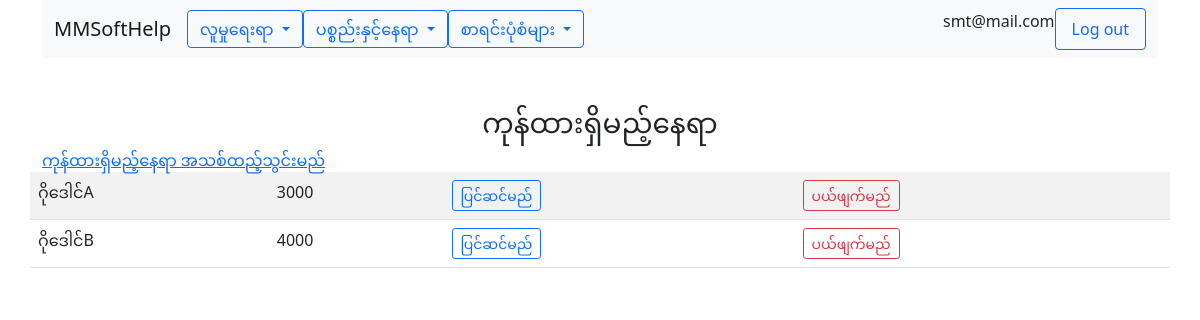
The app's page /location/index.php (signed in) with its own data.
### tables this page shows
CREATE TABLE `users` (
  `id` int(10) NOT NULL,
  `email` varchar(100) NOT NULL,
  `password` varchar(100) NOT NULL,
  `phone` varchar(25) NOT NULL,
  `address` varchar(250) NOT NULL,
  `com_id` int(10) NOT NULL,
  `role` varchar(25) NOT NULL
);

CREATE TABLE `companies` (
  `id` int(10) NOT NULL,
  `name` varchar(100) NOT NULL,
  `phone` varchar(15) NOT NULL,
  `address` varchar(250) NOT NULL
);

CREATE TABLE `items` (
  `id` int(10) NOT NULL,
  `name` varchar(100) NOT NULL,
  `cat_id` int(10) NOT NULL,
  `com_id` int(10) NOT NULL,
  `type` enum('item','place','unit','tin','kg','vis','pound','pay') NOT NULL,
  `qty` float NOT NULL,
  `unit_price` float NOT NULL,
  `updated_at` timestamp NOT NULL DEFAULT current_timestamp(),
  `updated_date` date NOT NULL DEFAULT current_timestamp()
);

### app/functions.php (called while the page is built, shortened)
<?php
function view($name, $model= ''){
    require(APP_PATH . "views/layout.view.php");
}
function is_user_authenticated() {
    return isset($_SESSION['email']);
}
function is_user_admin() {
    $user = UserData::get_user_by_email($_SESSION['email']);
    return $user->role == 'admin';
}
function get_user() {
    $user = UserData::get_user_by_email($_SESSION['email']);
    return $user;
}
function get_company_id() {
    $user = UserData::get_user_by_email($_SESSION['email']);
    return $user->com_id;
}
function get_company_name() {
    return CompanyData::get_company_by_id(get_company_id())->name;
}
?>

### location/index.php (called while the page is built, shortened)
<?php
$com_id = get_company_id();
$cat_id = CategoryData::get_category_by_name(location)->id;
$location = ItemData::get_locations($com_id, $cat_id);
view('location/index', $location);
?>

### app/company/mysqlcompanyprovider.class.php (called while the page is built, shortened)
<?php
class MySqlCompanyProvider extends CompanyProvider{
    public function get_company_by_id($com_id){
        $db = $this -> connect();
        $sql = 'SELECT * FROM companies WHERE id = :id';
        $smt = $db->prepare($sql);
        $smt -> execute([
            ':id' => $com_id,
        ]);
        $data = $smt->fetchAll(PDO::FETCH_CLASS,'Company');
        return $data[0];
    }
    private function connect(){
        try{
            return new PDO($this->source, CONFIG['db_user'], CONFIG['db_password']);
        }catch(PDOException $e){
            return null;
        }
    }
}
?>

### app/user/mysqluserprovider.class.php (called while the page is built, shortened)
<?php
class MySqlUserProvider extends UserProvider{
    public function get_user_by_email($email){
        $db = $this -> connect();
        $sql = 'SELECT * FROM users WHERE email = :email';
        $smt = $db->prepare($sql);
        $smt -> execute([
            ':email' => $email,
        ]);
        $data = $smt->fetchAll(PDO::FETCH_CLASS,'User');
        return $data[0];
    }
    private function connect(){
        try{
            return new PDO($this->source, CONFIG['db_user'], CONFIG['db_password']);
        }catch(PDOException $e){
            return null;
        }
    }
}
?>

### app/user/userdata.class.php (called while the page is built, shortened)
<?php
class UserData{
    static private $ds;
    static public function initialize(UserProvider $data_provider){
        return self::$ds = $data_provider;
    }
    static public function get_user_by_email($email){
        return self::$ds->get_user_by_email($email);
    }
}
?>

### app/company/companydata.class.php (called while the page is built, shortened)
<?php
class CompanyData{
    static private $ds;
    static public function initialize(CompanyProvider $data_provider){
        return self::$ds = $data_provider;
    }
    static public function get_company_by_id($com_id){
        return self::$ds->get_company_by_id($com_id);
    }
}
?>

### app/item/mysqlitemprovider.class.php (called while the page is built, shortened)
<?php
class MySqlItemProvider extends ItemProvider{
    public function get_locations($com_id, $cat_id){
        return $this -> query('SELECT * FROM items WHERE com_id = :com_id AND cat_id = :cat_id AND type = :type',
        [
            ':com_id' => $com_id,
            ':cat_id' => $cat_id,
            ':type' => "place"
        ]);
    }
    private function query($sql, $sql_params = []){
        $db = $this->connect();
        $query = null;
        if (empty($sql_params)){
            $query = $db->query($sql);
        }else{
            $query = $db-> prepare($sql);
            $query -> execute($sql_params);
        }
        $data = $query->fetchAll(PDO::FETCH_CLASS,'Item');
        return $data;
    }
    private function connect(){
        try{
            return new PDO($this->source, CONFIG['db_user'], CONFIG['db_password']);
        }catch(PDOException $e){
            return null;
        }
    }
}
?>

### app/item/itemdata.class.php (called while the page is built, shortened)
<?php
class ItemData{
    static private $ds;
    static public function initialize(ItemProvider $data_provider){
        return self::$ds = $data_provider;
    }
    static function get_locations($com_id, $cat_id){
        return self::$ds->get_locations($com_id, $cat_id);
    }
}
?>

### views/location/index.view.php (the view)
<div class="row">
    <div class="col-lg-12 text-center">
        <h3 class="mt-5"><?php echo location; ?></h3>
    </div>
</div>
<?php
if (is_user_admin()){
?>
    <div class="row">
    <a href="create.php"><?php echo create_location; ?></a>
    </div>
<?php
}
?>
<div class="row">
    <table class="table table-striped">
    <?php foreach($model as $item) : ?>
        <tr>
            <td><?= $item->name ?></td>
            <td><?= $item->unit_price ?></td>
            <?php
if (is_user_admin()){
?>
            <td><a href="edit.php?key=<?= $item->id ?>" class="btn btn-outline-primary btn-sm" ><?php echo edit_user ?></a></td>
            <td><a href="delete.php?key=<?= $item->id ?>" class="btn btn-outline-danger btn-sm"><?php echo del_user ?></a></td>
            <?php
}
?>
        </tr>
    <?php endforeach; ?>
    </table>
</div>

### views/layout.view.php (shortened to what this page needs)
<!DOCTYPE html>
<html lang="en">
  <head>
    <link href="https://cdn.jsdelivr.net/npm/bootstrap@5.0.2/dist/css/bootstrap.min.css" rel="stylesheet">
  </head>
  <body>
    <div class="container">
      <?php
      if (is_user_authenticated()){
      ?>
<nav class="navbar navbar-expand-lg navbar-light bg-light">
  <div class="container-fluid">
    <a class="navbar-brand" href="../company"><?= get_company_name(); ?></a>
    <div class="collapse navbar-collapse" id="navbarSupportedContent">
      <ul class="navbar-nav me-auto mb-2 mb-lg-0">
<div class="dropdown">
  <button class="btn btn-outline-primary dropdown-toggle" type="button" id="dropdownMenuButton1" data-bs-toggle="dropdown" aria-expanded="false">
    <?php echo people_menu; ?>
  </button>
</div>
<div class="dropdown">
  <button class="btn btn-outline-primary dropdown-toggle" type="button" id="dropdownMenuButton1" data-bs-toggle="dropdown" aria-expanded="false">
    <?php echo item_location_menu; ?>
  </button>
</div>
<div class="dropdown">
  <button class="btn btn-outline-primary dropdown-toggle" type="button" id="dropdownMenuButton1" data-bs-toggle="dropdown" aria-expanded="false">
    <?php echo forms; ?>
  </button>
</div>
      </ul>
      <?php
      }
      ?>
      <?php
      if (is_user_authenticated()){
      ?>
      <p><?= get_user()->email; ?></p>
      <a class="nav-link btn btn-outline-primary" href="../logout.php">Log out</a>
      <?php
      }
      ?>
    </div>
  </div>
</nav>
</div>
    <div class="container">
<?php require("$name.view.php");?>
    </div>
    </body>
    </html>

### records on screen
users: com.name "MMSoftHelp", email "smt@mail.com"
items: name "ဂိုဒေါင်A", unit_price "3000"
items: name "ဂိုဒေါင်B", unit_price "4000"

### other values on screen
people_menu "လူမှုရေးရာ"
item_location_menu "ပစ္စည်းနှင့်နေရာ"
forms "စာရင်းပုံစံများ"
location "ကုန်ထားရှိမည့်နေရာ"
create_location "ကုန်ထားရှိမည့်နေရာ အသစ်ထည့်သွင်းမည်"
